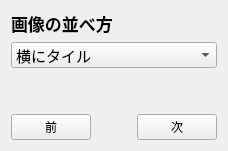
      <widget class="QWidget" name="pageImageArrange">
       <layout class="QVBoxLayout" name="vLayout_12">
        <item>
         <widget class="QLabel" name="labelTitle_12">
          <property name="font"><font><pointsize>13</pointsize><bold>true</bold></font></property>
          <property name="text"><string>画像の並べ方</string></property>
         </widget>
        </item>
        <item>
         <widget class="QComboBox" name="comboBoxImageArrange">
          <property name="font"><font><pointsize>11</pointsize></font></property>
          <item><property name="text"><string>横にタイル</string></property></item>
          <item><property name="text"><string>縦にタイル</string></property></item>
          <item><property name="text"><string>全画像ページを重ねる</string></property></item>
         </widget>
        </item>
        <item><spacer name="vSpacer_12"><property name="orientation"><enum>Qt::Vertical</enum></property><property name="sizeHint" stdset="0"><size><width>20</width><height>40</height></size></property></spacer></item>
        <item>
         <layout class="QHBoxLayout" name="hNav_12">
          <item><widget class="QPushButton" name="pushButtonPrev_12"><property name="text"><string>前</string></property></widget></item>
          <item><spacer name="hSpacer_12"><property name="orientation"><enum>Qt::Horizontal</enum></property><property name="sizeHint" stdset="0"><size><width>40</width><height>20</height></size></property></spacer></item>
          <item><widget class="QPushButton" name="pushButtonNext_12"><property name="text"><string>次</string></property></widget></item>
         </layout>
        </item>
       </layout>
      </widget>
